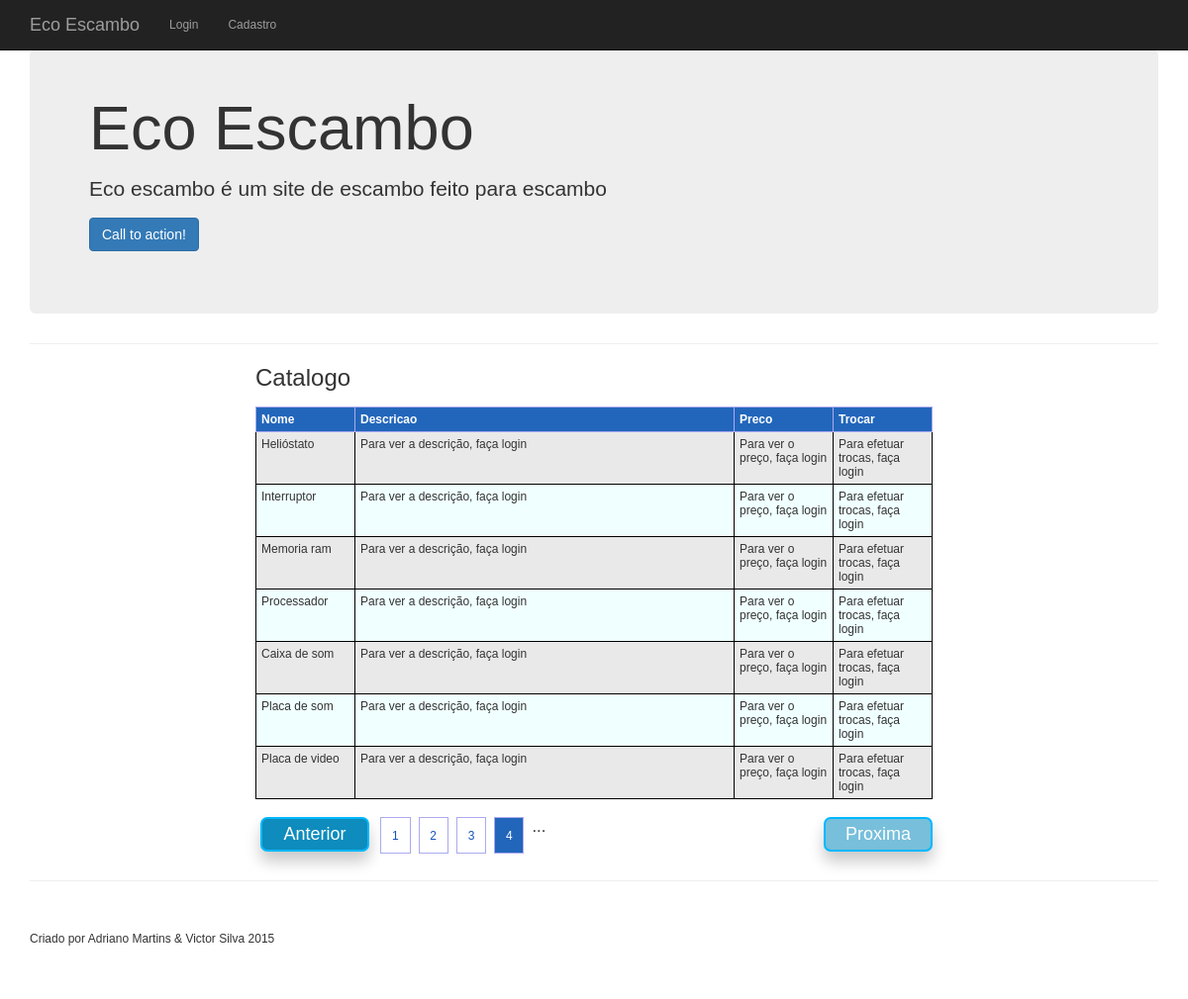
/projeto_principal/index.php?pagina=4, run on the app's committed database.
### tables this page shows
CREATE TABLE IF NOT EXISTS `catalogo_itens` (
  `ofertante` varchar(60) DEFAULT NULL,
  `nome` varchar(60) DEFAULT NULL,
  `descricao` varchar(60) DEFAULT NULL,
  `preco` varchar(20) DEFAULT NULL,
  PRIMARY KEY (`nome`)
);

### projeto_principal/catalogo.php (the view, shortened to what this page needs)
<?php
include_once('conectar.php');
$maximo = 10;
$pagina = isset($_GET['pagina']) ? ($_GET['pagina']) : '1';
$inicio = $pagina - 1;
$inicio = $maximo * $inicio;
$sql = "SELECT COUNT(*) AS 'total_itens' FROM catalogo_itens";
$stmt = $pdo->prepare($sql);
$stmt->execute();
$strCount = $stmt->fetchAll(PDO::FETCH_ASSOC);
$total = 0;
if (count($strCount)) {
    foreach ($strCount as $row) {
        $total = $row["total_itens"];
    }
}
$sql = "SELECT * FROM catalogo_itens ORDER BY descricao LIMIT $inicio,$maximo";
$stmt = $pdo->prepare($sql);
$stmt->execute();
$resultado = $stmt->fetchAll(PDO::FETCH_ASSOC);
?>
<!DOCTYPE HTML>
<html lang="pt-BR">
    <head>
        <link rel="stylesheet" type="text/css" href="css/estilo.css" />
        <link rel="stylesheet" type="text/css" href="css/reset.css" />
    </head>
    <body>
        <table class="tabela1">
            <colgroup>
                <col class="coluna1"/>
                <col class="coluna2"/>
                <col class="coluna3"/>
                <col class="coluna4"/>
            </colgroup>
            <caption>Catalogo</caption>
            <thead>
                <tr>
                    <th>Nome</th>
                    <th>Descricao</th>
                    <th>Preco</th>
                    <th>Trocar</th>
                </tr>
            </thead>
            <tbody>
                <?php
                if (count($resultado)) {
                    foreach ($resultado as $res) {
                        echo "<tr>";
                        echo "	<td>" . $res['nome'] . "</td>";
                        if ($logado) {
                            echo "	<td>" . $res['descricao'] . "</td>";
                            echo "	<td>" . $res['preco'] . "</td>";
                            echo '      <td> <button type="submit" name="destroisessao">Trocar</button>                 </td>';
                        } else {
                            echo "	<td>Para ver a descrição, faça login</td>";
                            echo "	<td>Para ver o preço, faça login</td>";
                             echo "	<td>Para efetuar trocas, faça login</td>";
                        }
                        echo "</tr>";
                    }
                }
                ?>
            </tbody>
        </table>
        <div id="alignpaginacao">
            <?php
            $max_links = 6;
            $previous = $pagina - 1;
            $next = $pagina + 1;
            $pgs = ceil($total / $maximo);
            if ($pgs > 1) {
                echo "<br/>";
                if ($previous > 0) {
                    echo "<div id='botaoanterior'><a href=" . $_SERVER['PHP_SELF'] . "?pagina=$previous><input type='submit'  name='bt-enviar' id='bt-enviar' value='Anterior' class='button' /></a></div>";
                } else {
                    echo "<div id='botaoanteriorDis'><a href=" . $_SERVER['PHP_SELF'] . "?pagina=$previous><input type='submit'  name='bt-enviar' id='bt-enviar' value='Anterior' class='button' disabled='disabled'/></a></div>";
                }
                echo "<div id='numpaginacao'>";
                for ($i = $pagina - $max_links; $i <= $pgs; $i++) {
                    if ($i <= 0) {
                    } else {
                        if ($i != $pagina) {
                            if ($i == $pgs) {
                                echo "<a href=" . $_SERVER['PHP_SELF'] . "?pagina=" . ($i) . ">$i</a> ...";
                            } else {
                                echo "<a href=" . $_SERVER['PHP_SELF'] . "?pagina=" . ($i) . ">$i</a>";
                            }
                        } else {
                            if ($i == $pgs) {
                                echo "<span class='current'> " . $i . "</span> ...";
                            } else {
                                echo "<span class='current'> " . $i . "</span>";
                            }
                        }
                    }
                }
                echo "</div>";
                if ($next <= $pgs) {
                    echo " <div id='botaoprox'><a href=" . $_SERVER['PHP_SELF'] . "?pagina=$next><input type='submit'  name='bt-enviar' id='bt-enviar' value='Proxima' class='button'/></a></div>";
                } else {
                    echo " <div id='botaoproxDis'><a href=" . $_SERVER['PHP_SELF'] . "?pagina=$next><input type='submit'  name='bt-enviar' id='bt-enviar' value='Proxima' class='button' disabled='disabled'/></a></div>";
                }
            }
            ?>
        </div>
    </body>
</html>

### projeto_principal/css/heroic-features.css (style rules this page uses)
body { padding-top: 70px; }

### projeto_principal/css/estilo.css (style rules this page uses)
html, body, div, span, applet, object, iframe, h1, h2, h3, h4, h5, h6, p, blockquote, pre, a, abbr, acronym, address, big, cite, code, del, dfn, em, font, img, ins, kbd, q, s, samp, small, strike, strong, sub, sup, tt, var, b, u, i, center, dl, dt, dd, ol, ul, li, fieldset, form, label, legend, caption, tbody, tfoot, thead { margin: 0; margin-left: 0px; margin-right: 0px; margin-bottom: 0px; padding: 0; border: 0; outline: 0; color: #333; font-size: 12px; font-family: Arial, Helvetica, sans-serif; vertical-align: baseline; background: transparent; -webkit-font-smoothing: antialiased; }
body { line-height: 1; }
table.tabela1 { width: 60%; margin: 1% auto; }
table.tabela1 tbody tr:nth-child(odd) { background-color: #E9E9E9; }
table, td, th, tfoot { border:solid 1px #000; padding:5px; }
th { background-color: #26B; color: #fff; border: solid 1px #AAE; }
caption { font-size:x-large; padding-bottom: 15px; }
colgroup { background:#F60; }
.coluna1 { width: 100px; background:#F0FFFF; }
.coluna2 { background:#F0FFFF; }
.coluna3 { background:#F0FFFF; width: 100px; }
.coluna4 { background:#F0FFFF; width: 100px; }
#alignpaginacao { width: 60%; height: 50px; margin: 0 auto; }
#numpaginacao { position:relative; width: 67%; height:2.5em; margin: -10px 17% 0; font-size: 1.4em; overflow: hidden; padding: 2px 10px 0; }
#numpaginacao a { text-decoration: none; border: solid 1px #AAE; color: #15B; }
#numpaginacao a, #numpaginacao span { display: block; float: left; padding: 0.9em ; margin-right: 8px; margin-bottom: 5px; }
#numpaginacao .current { background: #26B; color: #fff; border: solid 1px #AAE; }
#botaoanterior, #botaoanteriorDis { width: 1.9em; height: 20px; float: left; margin: -8px 5px; }
#botaoprox, #botaoproxDis { width: 90px; height: 20px; float: right; margin:-40px 20px; }
#botaoanterior input[type=submit], #botaoprox input[type=submit] { background: #0D8CBD; border: 2px solid rgb(0, 184, 255); padding: 5px 10px; width: 110px; font-family: Arial; font-size: 18px; -webkit-border-radius: 7px; -moz-border-radius: 7px; border-radius: 7px; color: #FFF; -moz-box-shadow: 0px 10px 15px #CACACA; -webkit-box-shadow: 0px 10px 15px #CACACA; -o-box-shadow: 0px 10px 15px #CACACA; box-shadow: 0px 10px 15px #CACACA; }
#botaoanteriorDis input[type=submit], #botaoproxDis input[type=submit] { background: #77BFDB; border: 2px solid rgb(0, 184, 255); padding: 5px 10px; width: 110px; font-family: Arial; font-size: 18px; -webkit-border-radius: 7px; -moz-border-radius: 7px; border-radius: 7px; color: #FFF; -moz-box-shadow: 0px 10px 15px #CACACA; -webkit-box-shadow: 0px 10px 15px #CACACA; -o-box-shadow: 0px 10px 15px #CACACA; box-shadow: 0px 10px 15px #CACACA; }

### data on the page
catalogo_itens: nome "Helióstato"
catalogo_itens: nome "Interruptor"
catalogo_itens: nome "Memoria ram"
catalogo_itens: nome "Processador"
catalogo_itens: nome "Caixa de som"
catalogo_itens: nome "Placa de som"
catalogo_itens: nome "Placa de video"
